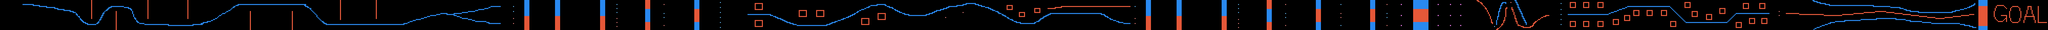

Tiled map render using the project's own tile images. Description and the map definition, with tile-layer contents summarised, below:
An orthogonal 2000x30 tile map with 8x8 px tiles, 1 tile layer (layer).

<map version="1.0" orientation="orthogonal" width="2000" height="30" tilewidth="8" tileheight="8">
 <tileset firstgid="1" name="chip" tilewidth="8" tileheight="8">
  <image source="chip.png" width="128" height="128" />
 </tileset>
 <layer name="layer" width="2000" height="30">
  <properties>
   <property name="object" value="true" />
  </properties>
  <data>[60000 cells, 5385 non-empty, 5 distinct tile ids]</data>
 </layer>
</map>
